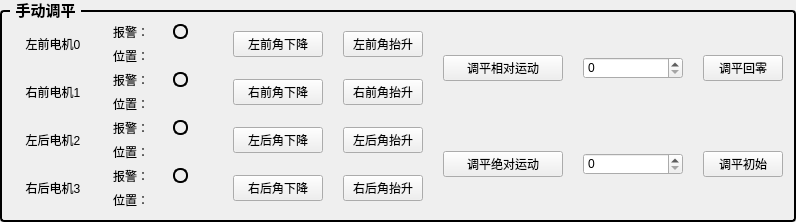
         <widget class="QGroupBox" name="groupBox_14">
          <property name="sizePolicy">
           <sizepolicy hsizetype="Preferred" vsizetype="Minimum">
            <horstretch>0</horstretch>
            <verstretch>0</verstretch>
           </sizepolicy>
          </property>
          <property name="minimumSize">
           <size>
            <width>0</width>
            <height>220</height>
           </size>
          </property>
          <property name="maximumSize">
           <size>
            <width>16777215</width>
            <height>270</height>
           </size>
          </property>
          <property name="font">
           <font>
            <family>Microsoft YaHei UI</family>
            <pointsize>11</pointsize>
            <bold>true</bold>
           </font>
          </property>
          <property name="styleSheet">
           <string notr="true">QGroupBox {
    border: 2px solid #000000; /* 2px宽的黑色边框，可根据需要调整粗细和颜色 */
    border-radius: 4px; /* 可选：添加边框圆角 */
    margin-top: 10px; /* 为标题留出空间 */
}
QGroupBox::title {
    subcontrol-origin: margin;
    subcontrol-position: top left; /* 标题位置 */
    left: 10px; /* 标题左侧间距 */
    padding: 0 3px 0 3px; /* 标题文字周围留白 */
}</string>
          </property>
          <property name="title">
           <string>手动调平</string>
          </property>
          <layout class="QGridLayout" name="gridLayout_19">
           <item row="0" column="1">
            <layout class="QGridLayout" name="gridLayout_18">
             <property name="sizeConstraint">
              <enum>QLayout::SetMaximumSize</enum>
             </property>
             <property name="horizontalSpacing">
              <number>20</number>
             </property>
             <item row="4" column="2" rowspan="3">
              <widget class="QLabel" name="lbl_LevelPosi1">
               <property name="sizePolicy">
                <sizepolicy hsizetype="Preferred" vsizetype="Maximum">
                 <horstretch>0</horstretch>
                 <verstretch>0</verstretch>
                </sizepolicy>
               </property>
               <property name="maximumSize">
                <size>
                 <width>40</width>
                 <height>16777215</height>
                </size>
               </property>
               <property name="text">
                <string/>
               </property>
              </widget>
             </item>
             <item row="9" column="2">
              <widget class="QLabel" name="lblAxisStatusColor3">
               <property name="sizePolicy">
                <sizepolicy hsizetype="Minimum" vsizetype="Maximum">
                 <horstretch>0</horstretch>
                 <verstretch>0</verstretch>
                </sizepolicy>
               </property>
               <property name="minimumSize">
                <size>
                 <width>15</width>
                 <height>0</height>
                </size>
               </property>
               <property name="maximumSize">
                <size>
                 <width>15</width>
                 <height>15</height>
                </size>
               </property>
               <property name="styleSheet">
                <string notr="true">border-radius: 7px; 
border: 2px solid black; </string>
               </property>
               <property name="text">
                <string/>
               </property>
              </widget>
             </item>
             <item row="8" column="1">
              <widget class="QLabel" name="label_266">
               <property name="sizePolicy">
                <sizepolicy hsizetype="Preferred" vsizetype="Maximum">
                 <horstretch>0</horstretch>
                 <verstretch>0</verstretch>
                </sizepolicy>
               </property>
               <property name="maximumSize">
                <size>
                 <width>40</width>
                 <height>16777215</height>
                </size>
               </property>
               <property name="text">
                <string>位置：</string>
               </property>
              </widget>
             </item>
             <item row="0" column="8" rowspan="7">
              <widget class="QPushButton" name="btnZero0_4">
               <property name="sizePolicy">
                <sizepolicy hsizetype="Maximum" vsizetype="Maximum">
                 <horstretch>0</horstretch>
                 <verstretch>0</verstretch>
                </sizepolicy>
               </property>
               <property name="maximumSize">
                <size>
                 <width>500</width>
                 <height>16777215</height>
                </size>
               </property>
               <property name="text">
                <string>调平回零</string>
               </property>
              </widget>
             </item>
             <item row="10" column="2">
              <widget class="QLabel" name="lbl_LevelPosi3">
               <property name="sizePolicy">
                <sizepolicy hsizetype="Preferred" vsizetype="Maximum">
                 <horstretch>0</horstretch>
                 <verstretch>0</verstretch>
                </sizepolicy>
               </property>
               <property name="maximumSize">
                <size>
                 <width>40</width>
                 <height>16777215</height>
                </size>
               </property>
               <property name="text">
                <string/>
               </property>
              </widget>
             </item>
             <item row="9" column="0" rowspan="2">
              <widget class="QLabel" name="label_150">
               <property name="sizePolicy">
                <sizepolicy hsizetype="Minimum" vsizetype="Preferred">
                 <horstretch>0</horstretch>
                 <verstretch>0</verstretch>
                </sizepolicy>
               </property>
               <property name="minimumSize">
                <size>
                 <width>80</width>
                 <height>0</height>
                </size>
               </property>
               <property name="maximumSize">
                <size>
                 <width>60</width>
                 <height>16777215</height>
                </size>
               </property>
               <property name="text">
                <string>右后电机3</string>
               </property>
               <property name="alignment">
                <set>Qt::AlignCenter</set>
               </property>
              </widget>
             </item>
             <item row="4" column="1" rowspan="3">
              <widget class="QLabel" name="label_265">
               <property name="sizePolicy">
                <sizepolicy hsizetype="Preferred" vsizetype="Maximum">
                 <horstretch>0</horstretch>
                 <verstretch>0</verstretch>
                </sizepolicy>
               </property>
               <property name="maximumSize">
                <size>
                 <width>40</width>
                 <height>16777215</height>
                </size>
               </property>
               <property name="text">
                <string>位置：</string>
               </property>
              </widget>
             </item>
             <item row="3" column="2">
              <widget class="QLabel" name="lblAxisStatusColor1">
               <property name="sizePolicy">
                <sizepolicy hsizetype="Minimum" vsizetype="Maximum">
                 <horstretch>0</horstretch>
                 <verstretch>0</verstretch>
                </sizepolicy>
               </property>
               <property name="minimumSize">
                <size>
                 <width>15</width>
                 <height>0</height>
                </size>
               </property>
               <property name="maximumSize">
                <size>
                 <width>15</width>
                 <height>15</height>
                </size>
               </property>
               <property name="styleSheet">
                <string notr="true">border-radius: 7px; 
border: 2px solid black; </string>
               </property>
               <property name="text">
                <string/>
               </property>
              </widget>
             </item>
             <item row="9" column="1">
              <widget class="QLabel" name="label_243">
               <property name="sizePolicy">
                <sizepolicy hsizetype="Maximum" vsizetype="Preferred">
                 <horstretch>0</horstretch>
                 <verstretch>0</verstretch>
                </sizepolicy>
               </property>
               <property name="maximumSize">
                <size>
                 <width>60</width>
                 <height>16777215</height>
                </size>
               </property>
               <property name="text">
                <string>报警：</string>
               </property>
              </widget>
             </item>
             <item row="0" column="0" rowspan="3">
              <widget class="QLabel" name="label_146">
               <property name="sizePolicy">
                <sizepolicy hsizetype="Minimum" vsizetype="Preferred">
                 <horstretch>0</horstretch>
                 <verstretch>0</verstretch>
                </sizepolicy>
               </property>
               <property name="minimumSize">
                <size>
                 <width>80</width>
                 <height>0</height>
                </size>
               </property>
               <property name="maximumSize">
                <size>
                 <width>60</width>
                 <height>16777215</height>
                </size>
               </property>
               <property name="text">
                <string>左前电机0</string>
               </property>
               <property name="alignment">
                <set>Qt::AlignCenter</set>
               </property>
              </widget>
             </item>
             <item row="7" column="1">
              <widget class="QLabel" name="label_245">
               <property name="sizePolicy">
                <sizepolicy hsizetype="Maximum" vsizetype="Preferred">
                 <horstretch>0</horstretch>
                 <verstretch>0</verstretch>
                </sizepolicy>
               </property>
               <property name="maximumSize">
                <size>
                 <width>60</width>
                 <height>16777215</height>
                </size>
               </property>
               <property name="text">
                <string>报警：</string>
               </property>
              </widget>
             </item>
             <item row="7" column="8" rowspan="4">
              <widget class="QPushButton" name="btnInit0_4">
               <property name="sizePolicy">
                <sizepolicy hsizetype="Maximum" vsizetype="Maximum">
                 <horstretch>0</horstretch>
                 <verstretch>0</verstretch>
                </sizepolicy>
               </property>
               <property name="maximumSize">
                <size>
                 <width>500</width>
                 <height>16777215</height>
                </size>
               </property>
               <property name="text">
                <string>调平初始</string>
               </property>
              </widget>
             </item>
             <item row="10" column="1">
              <widget class="QLabel" name="label_267">
               <property name="sizePolicy">
                <sizepolicy hsizetype="Preferred" vsizetype="Maximum">
                 <horstretch>0</horstretch>
                 <verstretch>0</verstretch>
                </sizepolicy>
               </property>
               <property name="maximumSize">
                <size>
                 <width>40</width>
                 <height>16777215</height>
                </size>
               </property>
               <property name="text">
                <string>位置：</string>
               </property>
              </widget>
             </item>
             <item row="8" column="2">
              <widget class="QLabel" name="lbl_LevelPosi2">
               <property name="sizePolicy">
                <sizepolicy hsizetype="Preferred" vsizetype="Maximum">
                 <horstretch>0</horstretch>
                 <verstretch>0</verstretch>
                </sizepolicy>
               </property>
               <property name="maximumSize">
                <size>
                 <width>40</width>
                 <height>16777215</height>
                </size>
               </property>
               <property name="text">
                <string/>
               </property>
              </widget>
             </item>
             <item row="7" column="2">
              <widget class="QLabel" name="lblAxisStatusColor2">
               <property name="sizePolicy">
                <sizepolicy hsizetype="Minimum" vsizetype="Maximum">
                 <horstretch>0</horstretch>
                 <verstretch>0</verstretch>
                </sizepolicy>
               </property>
               <property name="minimumSize">
                <size>
                 <width>15</width>
                 <height>0</height>
                </size>
               </property>
               <property name="maximumSize">
                <size>
                 <width>15</width>
                 <height>15</height>
                </size>
               </property>
               <property name="styleSheet">
                <string notr="true">border-radius: 7px; 
border: 2px solid black; </string>
               </property>
               <property name="text">
                <string/>
               </property>
              </widget>
             </item>
             <item row="3" column="0" rowspan="4">
              <widget class="QLabel" name="label_161">
               <property name="sizePolicy">
                <sizepolicy hsizetype="Minimum" vsizetype="Preferred">
                 <horstretch>0</horstretch>
                 <verstretch>0</verstretch>
                </sizepolicy>
               </property>
               <property name="minimumSize">
                <size>
                 <width>80</width>
                 <height>0</height>
                </size>
               </property>
               <property name="maximumSize">
                <size>
                 <width>60</width>
                 <height>16777215</height>
                </size>
               </property>
               <property name="text">
                <string>右前电机1</string>
               </property>
               <property name="alignment">
                <set>Qt::AlignCenter</set>
               </property>
              </widget>
             </item>
             <item row="7" column="0" rowspan="2">
              <widget class="QLabel" name="label_113">
               <property name="sizePolicy">
                <sizepolicy hsizetype="Minimum" vsizetype="Preferred">
                 <horstretch>0</horstretch>
                 <verstretch>0</verstretch>
                </sizepolicy>
               </property>
               <property name="minimumSize">
                <size>
                 <width>80</width>
                 <height>0</height>
                </size>
               </property>
               <property name="maximumSize">
                <size>
                 <width>60</width>
                 <height>16777215</height>
                </size>
               </property>
               <property name="text">
                <string>左后电机2</string>
               </property>
               <property name="alignment">
                <set>Qt::AlignCenter</set>
               </property>
              </widget>
             </item>
             <item row="3" column="1">
              <widget class="QLabel" name="label_241">
               <property name="sizePolicy">
                <sizepolicy hsizetype="Maximum" vsizetype="Preferred">
                 <horstretch>0</horstretch>
                 <verstretch>0</verstretch>
                </sizepolicy>
               </property>
               <property name="maximumSize">
                <size>
                 <width>60</width>
                 <height>16777215</height>
                </size>
               </property>
               <property name="text">
                <string>报警：</string>
               </property>
              </widget>
             </item>
             <item row="0" column="2">
              <widget class="QLabel" name="lblAxisStatusColor0">
               <property name="sizePolicy">
                <sizepolicy hsizetype="Minimum" vsizetype="Maximum">
                 <horstretch>0</horstretch>
                 <verstretch>0</verstretch>
                </sizepolicy>
               </property>
               <property name="minimumSize">
                <size>
                 <width>15</width>
                 <height>0</height>
                </size>
               </property>
               <property name="maximumSize">
                <size>
                 <width>15</width>
                 <height>15</height>
                </size>
               </property>
               <property name="styleSheet">
                <string notr="true">border-radius: 7px; 
border: 2px solid black; </string>
               </property>
               <property name="text">
                <string/>
               </property>
              </widget>
             </item>
             <item row="0" column="1">
              <widget class="QLabel" name="label_247">
               <property name="sizePolicy">
                <sizepolicy hsizetype="Minimum" vsizetype="Preferred">
                 <horstretch>0</horstretch>
                 <verstretch>0</verstretch>
                </sizepolicy>
               </property>
               <property name="minimumSize">
                <size>
                 <width>40</width>
                 <height>0</height>
                </size>
               </property>
               <property name="maximumSize">
                <size>
                 <width>40</width>
                 <height>16777215</height>
                </size>
               </property>
               <property name="text">
                <string>报警：</string>
               </property>
              </widget>
             </item>
             <item row="1" column="1" rowspan="2">
              <widget class="QLabel" name="label_264">
               <property name="sizePolicy">
                <sizepolicy hsizetype="Preferred" vsizetype="Maximum">
                 <horstretch>0</horstretch>
                 <verstretch>0</verstretch>
                </sizepolicy>
               </property>
               <property name="maximumSize">
                <size>
                 <width>40</width>
                 <height>16777215</height>
                </size>
               </property>
               <property name="text">
                <string>位置：</string>
               </property>
              </widget>
             </item>
             <item row="1" column="2" rowspan="2">
              <widget class="QLabel" name="lbl_LevelPosi0">
               <property name="sizePolicy">
                <sizepolicy hsizetype="Minimum" vsizetype="Maximum">
                 <horstretch>0</horstretch>
                 <verstretch>0</verstretch>
                </sizepolicy>
               </property>
               <property name="minimumSize">
                <size>
                 <width>40</width>
                 <height>0</height>
                </size>
               </property>
               <property name="maximumSize">
                <size>
                 <width>60</width>
                 <height>16777215</height>
                </size>
               </property>
               <property name="text">
                <string/>
               </property>
              </widget>
             </item>
             <item row="0" column="3" rowspan="3">
              <widget class="QPushButton" name="btnForward0">
               <property name="sizePolicy">
                <sizepolicy hsizetype="Maximum" vsizetype="Maximum">
                 <horstretch>0</horstretch>
                 <verstretch>3</verstretch>
                </sizepolicy>
               </property>
               <property name="minimumSize">
                <size>
                 <width>90</width>
                 <height>0</height>
                </size>
               </property>
               <property name="maximumSize">
                <size>
                 <width>90</width>
                 <height>16777215</height>
                </size>
               </property>
               <property name="text">
                <string>左前角下降</string>
               </property>
              </widget>
             </item>
             <item row="3" column="3" rowspan="4">
              <widget class="QPushButton" name="btnBackward1">
               <property name="sizePolicy">
                <sizepolicy hsizetype="Maximum" vsizetype="Maximum">
                 <horstretch>0</horstretch>
                 <verstretch>0</verstretch>
                </sizepolicy>
               </property>
               <property name="minimumSize">
                <size>
                 <width>90</width>
                 <height>0</height>
                </size>
               </property>
               <property name="maximumSize">
                <size>
                 <width>90</width>
                 <height>16777215</height>
                </size>
               </property>
               <property name="text">
                <string>右前角下降</string>
               </property>
              </widget>
             </item>
             <item row="7" column="3" rowspan="2">
              <widget class="QPushButton" name="btnBackward2">
               <property name="sizePolicy">
                <sizepolicy hsizetype="Maximum" vsizetype="Maximum">
                 <horstretch>0</horstretch>
                 <verstretch>0</verstretch>
                </sizepolicy>
               </property>
               <property name="minimumSize">
                <size>
                 <width>90</width>
                 <height>0</height>
                </size>
               </property>
               <property name="maximumSize">
                <size>
                 <width>90</width>
                 <height>16777215</height>
                </size>
               </property>
               <property name="text">
                <string>左后角下降</string>
               </property>
              </widget>
             </item>
             <item row="9" column="3" rowspan="2">
              <widget class="QPushButton" name="btnForward3">
               <property name="sizePolicy">
                <sizepolicy hsizetype="Maximum" vsizetype="Maximum">
                 <horstretch>0</horstretch>
                 <verstretch>3</verstretch>
                </sizepolicy>
               </property>
               <property name="minimumSize">
                <size>
                 <width>90</width>
                 <height>0</height>
                </size>
               </property>
               <property name="maximumSize">
                <size>
                 <width>90</width>
                 <height>16777215</height>
                </size>
               </property>
               <property name="text">
                <string>右后角下降</string>
               </property>
              </widget>
             </item>
             <item row="0" column="4" rowspan="3">
              <widget class="QPushButton" name="btnBackward0">
               <property name="sizePolicy">
                <sizepolicy hsizetype="Maximum" vsizetype="Maximum">
                 <horstretch>0</horstretch>
                 <verstretch>0</verstretch>
                </sizepolicy>
               </property>
               <property name="maximumSize">
                <size>
                 <width>90</width>
                 <height>16777215</height>
                </size>
               </property>
               <property name="text">
                <string>左前角抬升</string>
               </property>
              </widget>
             </item>
             <item row="3" column="4" rowspan="4">
              <widget class="QPushButton" name="btnForward1">
               <property name="sizePolicy">
                <sizepolicy hsizetype="Maximum" vsizetype="Maximum">
                 <horstretch>0</horstretch>
                 <verstretch>3</verstretch>
                </sizepolicy>
               </property>
               <property name="maximumSize">
                <size>
                 <width>90</width>
                 <height>16777215</height>
                </size>
               </property>
               <property name="text">
                <string>右前角抬升</string>
               </property>
              </widget>
             </item>
             <item row="7" column="4" rowspan="2">
              <widget class="QPushButton" name="btnForward2">
               <property name="sizePolicy">
                <sizepolicy hsizetype="Maximum" vsizetype="Maximum">
                 <horstretch>0</horstretch>
                 <verstretch>3</verstretch>
                </sizepolicy>
               </property>
               <property name="maximumSize">
                <size>
                 <width>90</width>
                 <height>16777215</height>
                </size>
               </property>
               <property name="text">
                <string>左后角抬升</string>
               </property>
              </widget>
             </item>
             <item row="9" column="4" rowspan="2">
              <widget class="QPushButton" name="btnBackward3">
               <property name="sizePolicy">
                <sizepolicy hsizetype="Maximum" vsizetype="Maximum">
                 <horstretch>0</horstretch>
                 <verstretch>0</verstretch>
                </sizepolicy>
               </property>
               <property name="maximumSize">
                <size>
                 <width>90</width>
                 <height>16777215</height>
                </size>
               </property>
               <property name="text">
                <string>右后角抬升</string>
               </property>
              </widget>
             </item>
             <item row="7" column="5" rowspan="4">
              <widget class="QPushButton" name="btnDisAbsMove0_4">
               <property name="sizePolicy">
                <sizepolicy hsizetype="Minimum" vsizetype="Maximum">
                 <horstretch>0</horstretch>
                 <verstretch>0</verstretch>
                </sizepolicy>
               </property>
               <property name="minimumSize">
                <size>
                 <width>120</width>
                 <height>0</height>
                </size>
               </property>
               <property name="maximumSize">
                <size>
                 <width>120</width>
                 <height>16777215</height>
                </size>
               </property>
               <property name="text">
                <string>调平绝对运动</string>
               </property>
              </widget>
             </item>
             <item row="0" column="5" rowspan="7">
              <widget class="QPushButton" name="btnDisMove0_4">
               <property name="sizePolicy">
                <sizepolicy hsizetype="Minimum" vsizetype="Maximum">
                 <horstretch>0</horstretch>
                 <verstretch>0</verstretch>
                </sizepolicy>
               </property>
               <property name="minimumSize">
                <size>
                 <width>120</width>
                 <height>0</height>
                </size>
               </property>
               <property name="maximumSize">
                <size>
                 <width>120</width>
                 <height>16777215</height>
                </size>
               </property>
               <property name="text">
                <string>调平相对运动</string>
               </property>
              </widget>
             </item>
             <item row="0" column="6" rowspan="7" colspan="2">
              <widget class="QSpinBox" name="spinBox_PosMove0_4">
               <property name="minimumSize">
                <size>
                 <width>100</width>
                 <height>0</height>
                </size>
               </property>
               <property name="maximumSize">
                <size>
                 <width>70</width>
                 <height>16777215</height>
                </size>
               </property>
              </widget>
             </item>
             <item row="7" column="6" rowspan="4" colspan="2">
              <widget class="QSpinBox" name="spinBox_PosAbsMove0_4">
               <property name="minimumSize">
                <size>
                 <width>100</width>
                 <height>0</height>
                </size>
               </property>
               <property name="maximumSize">
                <size>
                 <width>70</width>
                 <height>16777215</height>
                </size>
               </property>
              </widget>
             </item>
            </layout>
           </item>
          </layout>
         </widget>
